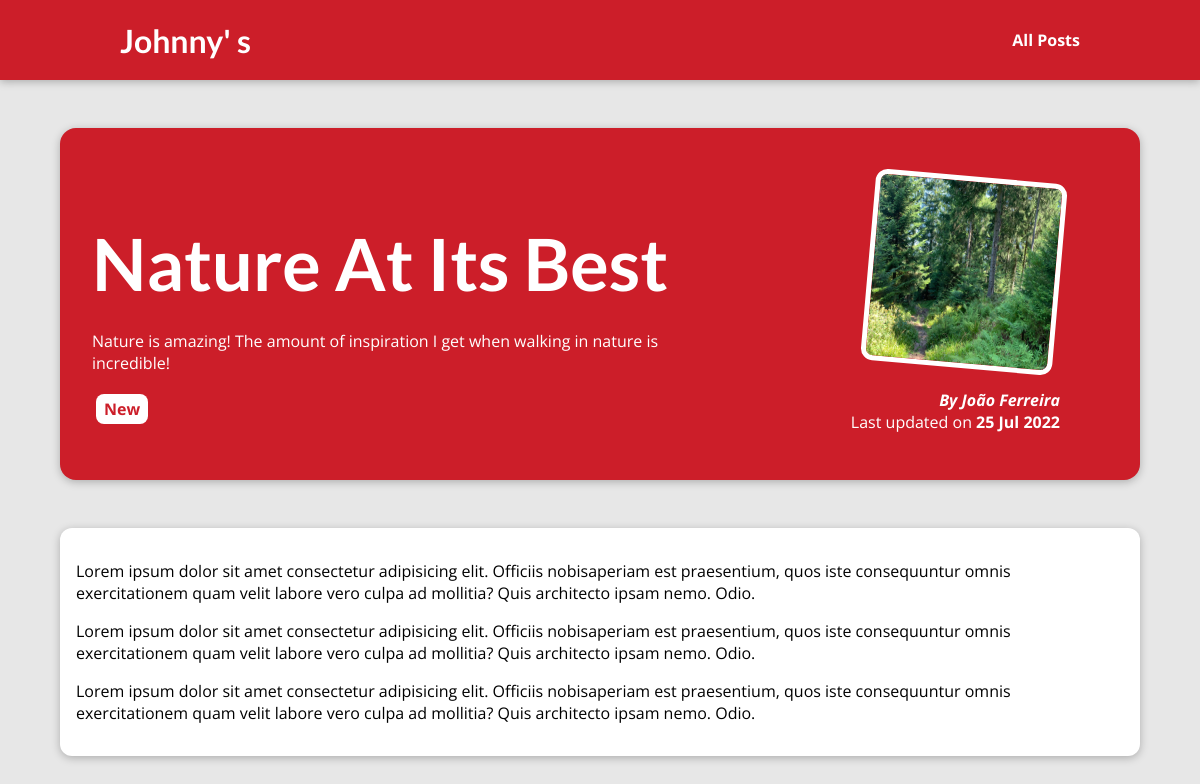
The page /posts/nature-at-its-best on the database its author committed.
### blog/models.py (models this page shows, shortened)
class Post(models.Model):
    title = models.CharField(max_length=150)
    excerpt = models.CharField(max_length=250)
    image = models.ImageField(upload_to='posts', null=True)
    date = models.DateTimeField(auto_now=True)
    slug = models.SlugField(unique=True)
    content = models.TextField(validators=[MinLengthValidator(10)])
    author = models.ForeignKey(
        Author, on_delete=models.SET_NULL, null=True, related_name='posts')
    tags = models.ManyToManyField(Tag, related_name='posts')

class Tag(models.Model):
    caption = models.CharField(max_length=50, unique=True)

class Author(models.Model):
    first_name = models.CharField(max_length=100)
    last_name = models.CharField(max_length=100)
    email = models.EmailField(max_length=255)
    def get_full_name(self):
        return f"{self.first_name} {self.last_name}"
    def __str__(self):
        return self.get_full_name()

### blog/views.py (the view)
# urls.py: path('posts/<slug:slug>', views.post_detail, name='post-detail-page'),
def post_detail(request, slug):
    post = get_object_or_404(Post, slug=slug)
    return render(request, 'blog/post_detail.html', {
        'post': post,
        'tags': post.tags.all()
    })

### blog/templates/blog/post_detail.html (shortened to what this page needs)
{% extends "base.html" %}
{% load static %}
{% block css_files %}
<link rel="stylesheet" href="{% static "blog/post-detail.css" %}" />
{% endblock %}
{% block content %}
<section id="summary">
  <h2>{{ post.title }}</h2>
  <div class="post-excerpt">
    <span class="excert">{{ post.excerpt }}</span>
  </div>
  <div>
    {% for tag in tags %}
      <span class="tag">{{ tag.caption }}</span>
    {% endfor %}
  </div>
  <article>
    <img src="{{post.image.url}}" alt="{{ post.title }}" />
    <address>By {{ post.author }}</address>
    <div>Last updated on <time>{{ post.date|date:"d M Y" }}</time></div>
  </article>
</section>
<main>
  {{ post.content|linebreaks }}
</main>
{% endblock %}

### static/app.css (style rules this page uses)
* { box-sizing: border-box; }
html { font-family: 'Open Sans', 'Lato', sans-serif; }
body { margin: 0; }
h1, h2, h3 { font-family: 'Lato', sans-serif; font-weight: bold; }

### blog/static/blog/post-detail.css (style rules this page uses)
body { background-color: #e7e7e7; }
#summary { margin: 8rem auto 3rem auto; padding: 2rem; width: 90%; max-width: 90rem; border-radius: 16px; background-color: #cc1e29; position: relative; box-shadow: 0 2px 8px rgba(0, 0, 0, 0.25); height: 22rem; }
#summary h2 { color: white; font-size: 4.5rem; margin-bottom: 0.25rem; }
#summary article { position: absolute; top: 2rem; right: 3rem; padding: 1rem 2rem; border-radius: 12px; text-align: right; color: white; }
#summary article img { width: 12rem; height: 12rem; border-radius: 12px; transform: rotateZ(5deg); border: 5px solid white; margin-bottom: 1rem; }
#summary address { font-weight: bold; }
#summary time { font-weight: bold; }
main { width: 90%; max-width: 90rem; margin: 3rem auto; background-color: white; padding: 1rem; border-radius: 12px; box-shadow: 0 2px 8px rgba(0, 0, 0, 0.25); }
.tag { background-color: white; color: #cc1e29; padding: 0.25rem 0.5rem; border-radius: 8px; margin: 0.25rem; font-weight: bold; }
.excert { color: white; font-size: 1rem; margin-bottom: 1rem; }
.post-excerpt { font-size: 0.85rem; margin-bottom: 1.5rem; margin-top: 1.5rem; width: 40rem; }

### rows shown on the page
Post: title "Nature At Its Best", excerpt "Nature is amazing! The amount of inspiration I get when walking in nature is incredible!", image (picture), author "João Ferreira", date "25 Jul 2022", content "Lorem ipsum dolor sit amet consectetur adipisicing elit. Officiis nobisaperiam est praesentium, quos iste consequuntur omnis exercitationem quam velit labore vero culpa ad mollitia? Quis architecto ipsam nemo. Odio. Lorem ipsum dolor sit amet consectetur adipisicing elit. Officiis nobisaperiam est praesentium, quos iste consequuntur omnis exercitationem quam velit labore vero culpa ad mollitia? Quis architecto ipsam nemo. Odio. Lorem ipsum dolor sit amet consectetur adipisicing elit. Officiis nobisaperiam est praesentium, quos iste consequuntur omnis exercitationem quam velit labore vero culpa ad mollitia? Quis architecto ipsam nemo. Odio."
Tag: caption "New"
